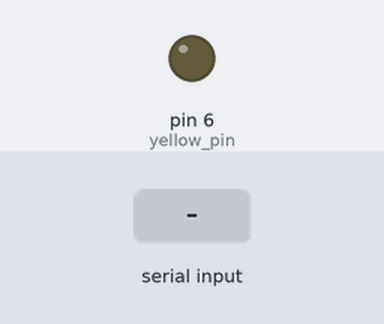
Bench run of a sketch on a simulated Arduino Uno, built with avr-gcc and run on an emulated ATmega328P. Parts: output pins drawn as LEDs (lit = HIGH). Dashed ring = blinking. The inputs (shaded band) are chosen by the test bench. What the sketch prints to the serial monitor is not drawn.

Above: at 1.2 s.
1.3 s: "90,45\n" received over Serial
At 1.7 s:
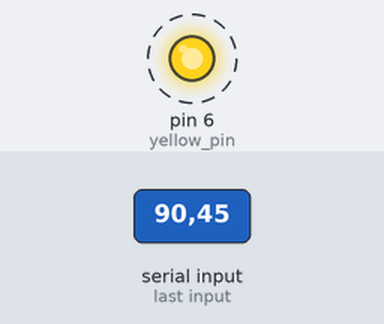
Timing chart, 0 to 10.3 s (numbered marks = the images above; inputs shaded):
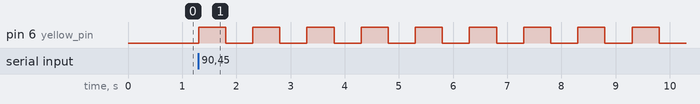

Measured:
- after the input at 1.3 s, pin 6 (yellow_pin): alternates HIGH for 0.50 s and LOW for 0.50 s, starting at once

The sketch:

Learning_user_input.ino
```cpp
int yellow_pin=6;
int blink_count;
int j;
int delay_time_led=500;
String user_msg = "How many blinks you want for your LED:";

void setup() {
  // put your setup code here, to run once:
Serial.begin(9600);
pinMode(yellow_pin,OUTPUT);
}

void loop() {
  // put your main code here, to run repeatedly:
Serial.println(user_msg);
while(Serial.available()==0){//Enables the program to 'hang' and wait for user input.

}
blink_count = Serial.parseInt();//Affix the user entered value into the declared variable.
//Serial.println(blink_count);

for (j=1;j<=blink_count;j=j+1){
  digitalWrite(yellow_pin,HIGH);
  delay(delay_time_led);
  digitalWrite(yellow_pin,LOW);
  delay(delay_time_led);
}

/* Using while loop but this gives me a  bug though!
j=1;
while(j<=blink_count){
  digitalWrite(yellow_pin,HIGH);
  delay(delay_time_led);
  digitalWrite(yellow_pin,LOW);
  delay(delay_time_led);
  j++;
}
*/
}
```
